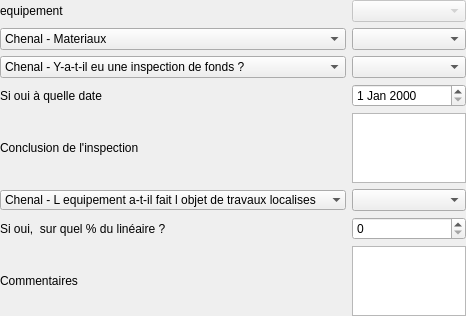
<?xml version="1.0" encoding="UTF-8"?>
<ui version="4.0">
 <class>Form</class>
 <widget class="QWidget" name="Form">
  <property name="enabled">
   <bool>true</bool>
  </property>
  <property name="geometry">
   <rect>
    <x>0</x>
    <y>0</y>
    <width>466</width>
    <height>304</height>
   </rect>
  </property>
  <property name="windowTitle">
   <string>Form</string>
  </property>
  <layout class="QGridLayout" name="gridLayout">
   <property name="margin">
    <number>0</number>
   </property>
   <item row="2" column="2">
    <widget class="QComboBox" name="comboBox"/>
   </item>
   <item row="4" column="1">
    <widget class="QLabel" name="label_3">
     <property name="text">
      <string>Si oui à quelle date</string>
     </property>
     <property name="wordWrap">
      <bool>true</bool>
     </property>
    </widget>
   </item>
   <item row="3" column="2">
    <widget class="QComboBox" name="comboBox_2"/>
   </item>
   <item row="6" column="1">
    <widget class="QLabel" name="label_4">
     <property name="text">
      <string>Conclusion de l'inspection</string>
     </property>
     <property name="wordWrap">
      <bool>true</bool>
     </property>
    </widget>
   </item>
   <item row="6" column="2">
    <widget class="QTextBrowser" name="textBrowser"/>
   </item>
   <item row="0" column="2">
    <widget class="QComboBox" name="comboBox_4">
     <property name="enabled">
      <bool>false</bool>
     </property>
    </widget>
   </item>
   <item row="8" column="1">
    <widget class="QLabel" name="label_6">
     <property name="text">
      <string>Si oui,  sur quel % du linéaire ?</string>
     </property>
     <property name="wordWrap">
      <bool>true</bool>
     </property>
    </widget>
   </item>
   <item row="9" column="1">
    <widget class="QLabel" name="label_7">
     <property name="text">
      <string>Commentaires</string>
     </property>
    </widget>
   </item>
   <item row="3" column="1">
    <widget class="QComboBox" name="comboBox_6">
     <item>
      <property name="text">
       <string>Chenal - Y-a-t-il eu une inspection de fonds ?</string>
      </property>
     </item>
    </widget>
   </item>
   <item row="4" column="2">
    <widget class="QDateEdit" name="dateEdit"/>
   </item>
   <item row="0" column="1">
    <widget class="QLabel" name="label_8">
     <property name="text">
      <string>equipement</string>
     </property>
    </widget>
   </item>
   <item row="7" column="2">
    <widget class="QComboBox" name="comboBox_3"/>
   </item>
   <item row="9" column="2">
    <widget class="QTextBrowser" name="textBrowser_2"/>
   </item>
   <item row="2" column="1">
    <widget class="QComboBox" name="comboBox_5">
     <property name="enabled">
      <bool>true</bool>
     </property>
     <item>
      <property name="text">
       <string>Chenal - Materiaux</string>
      </property>
     </item>
    </widget>
   </item>
   <item row="8" column="2">
    <widget class="QSpinBox" name="spinBox"/>
   </item>
   <item row="7" column="1">
    <widget class="QComboBox" name="comboBox_7">
     <property name="frame">
      <bool>false</bool>
     </property>
     <item>
      <property name="text">
       <string>Chenal - L equipement a-t-il fait l objet de travaux localises</string>
      </property>
     </item>
    </widget>
   </item>
  </layout>
 </widget>
 <resources/>
 <connections/>
</ui>
